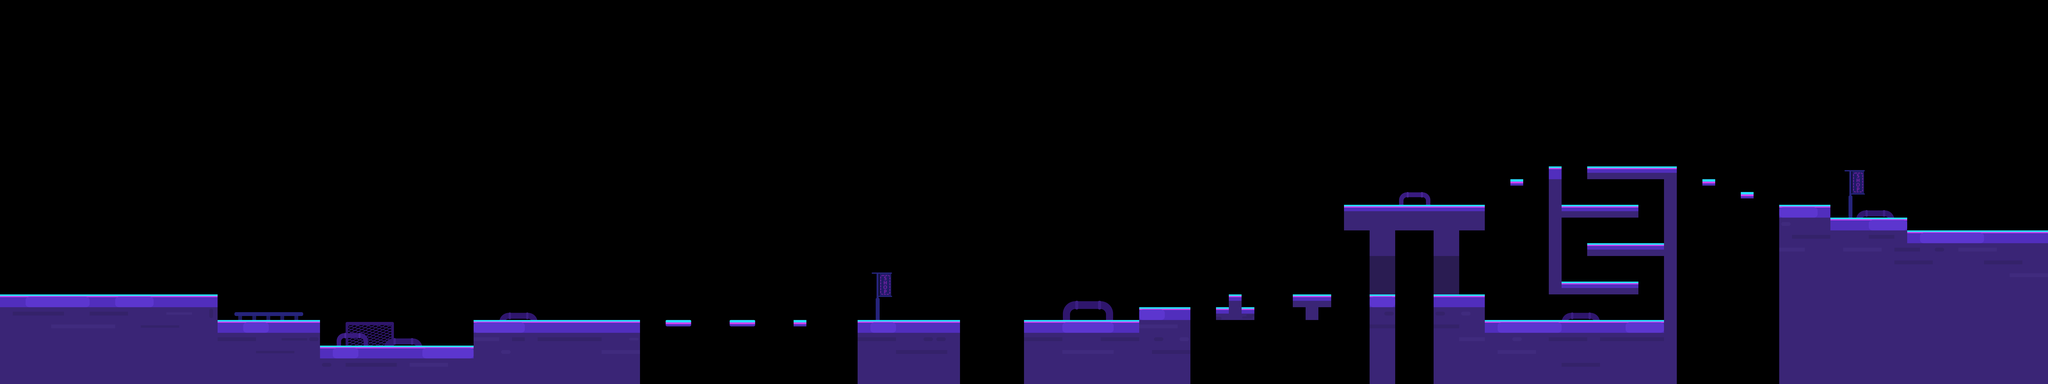

Rendered tile map (Tiled .tmx) drawn with the repository's tilesets; below, a short description and the map source with its tile grids summarised:
An orthogonal 160x30 tile map with 80x80 px tiles, 4 tile layers (dizhuan, dizhuan1, dizhuan2, dizhuan3).

<map version="1.0" orientation="orthogonal" renderorder="right-down" width="160" height="30" tilewidth="80" tileheight="80">
 <tileset firstgid="1" name="bj_4_1" tilewidth="80" tileheight="80">
  <image source="bj_4_1.png" width="1120" height="640" />
 </tileset>
 <layer name="dizhuan" width="160" height="30">
  <data>[4800 cells, 1351 non-empty, 14 distinct tile ids]</data>
 </layer>
 <layer name="dizhuan1" width="160" height="30">
  <data>[4800 cells, 177 non-empty, 11 distinct tile ids]</data>
 </layer>
 <layer name="dizhuan2" width="160" height="30">
  <data>[4800 cells, 38 non-empty, 32 distinct tile ids]</data>
 </layer>
 <layer name="dizhuan3" width="160" height="30">
  <data>[4800 cells, 28 non-empty, 15 distinct tile ids]</data>
 </layer>
</map>
